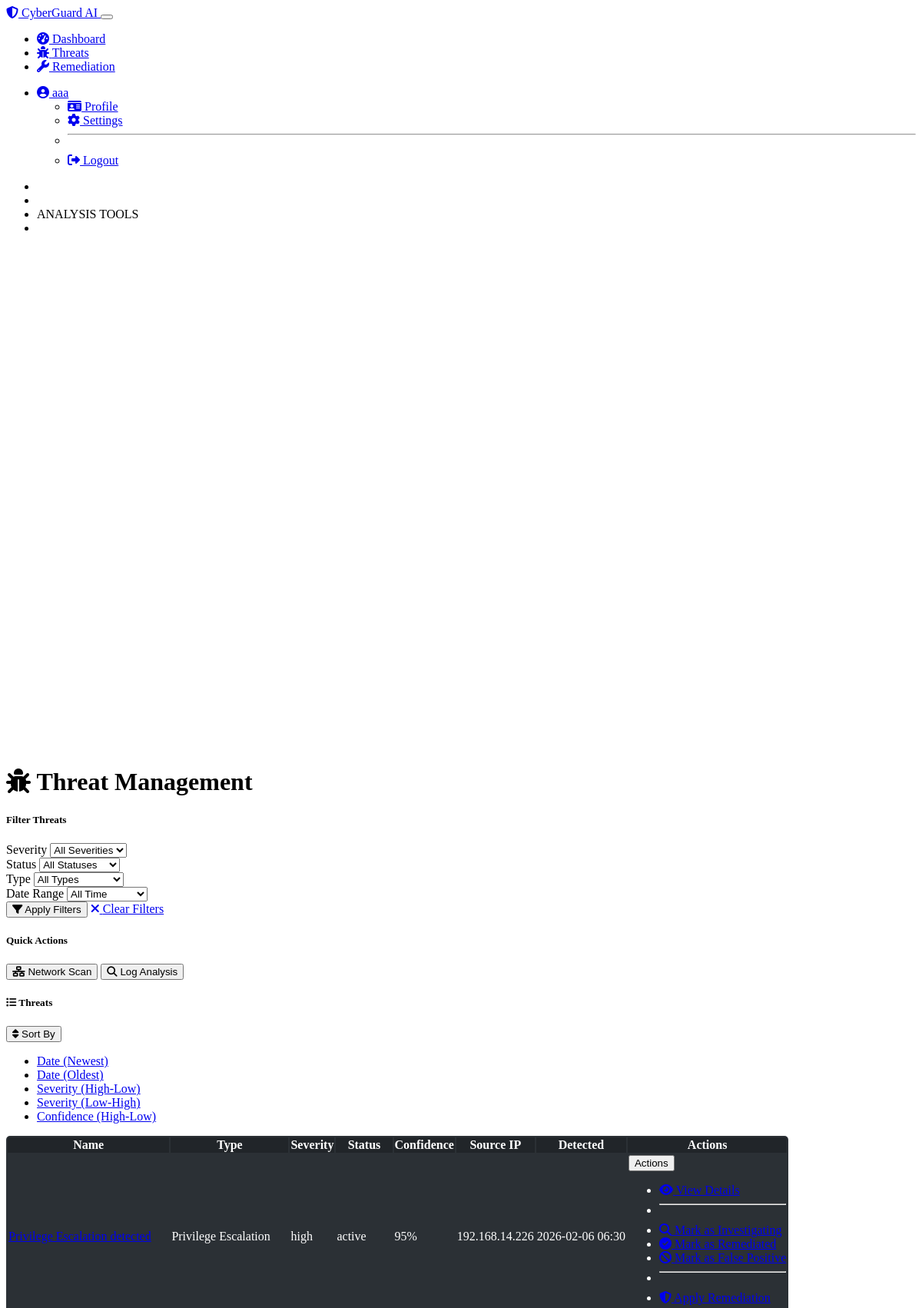
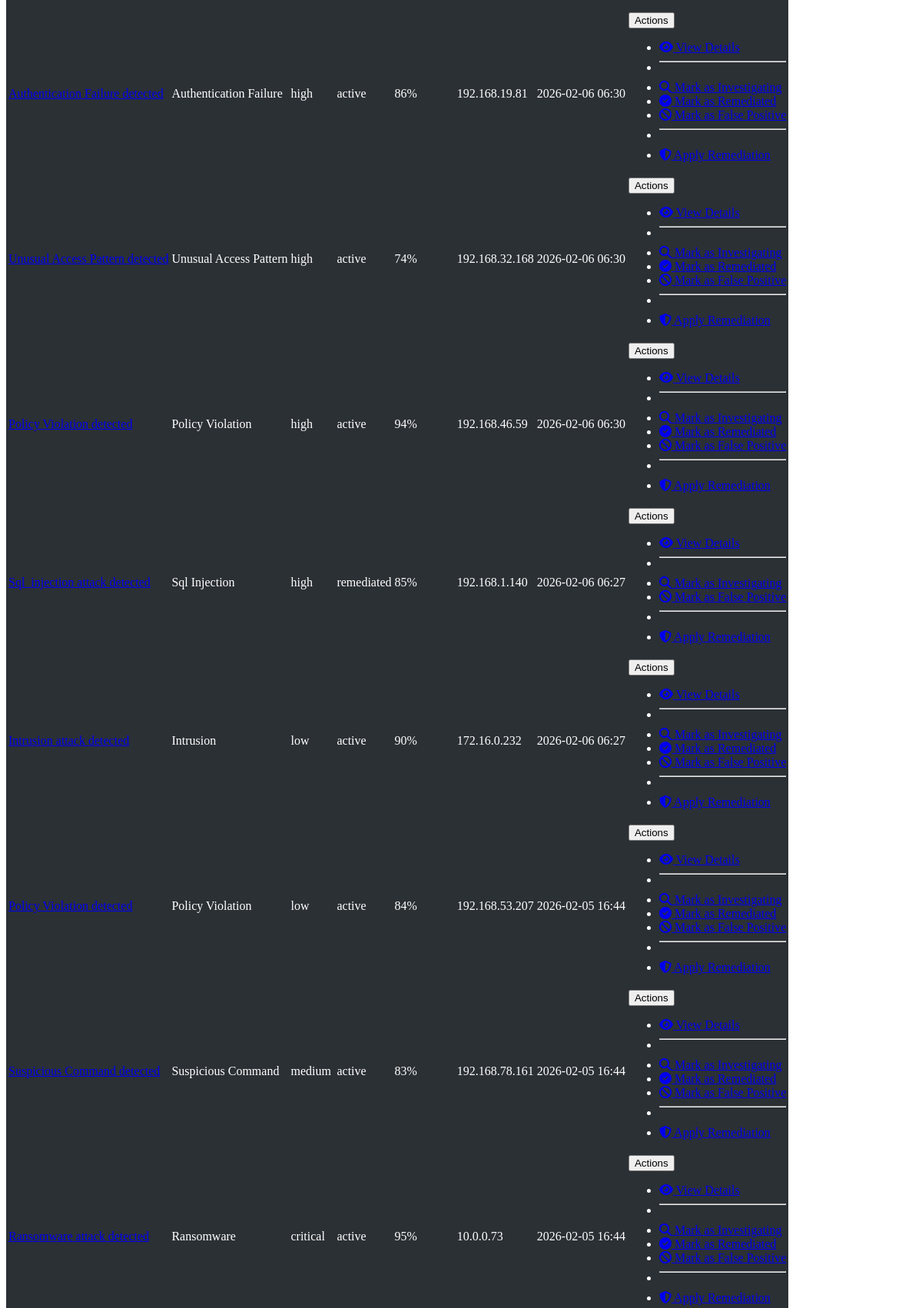
/threats (signed in, upper part), run on the app's committed database (2 pictures, top to bottom).
### models.py (models this page shows, shortened)
class User(UserMixin, db.Model):
    id = db.Column(db.Integer, primary_key=True)
    username = db.Column(db.String(64), unique=True, nullable=False)
    email = db.Column(db.String(120), unique=True, nullable=False)
    password_hash = db.Column(db.String(256), nullable=False)
    first_name = db.Column(db.String(64))
    last_name = db.Column(db.String(64))
    role = db.Column(db.String(20), default='analyst')
    date_registered = db.Column(db.DateTime, default=datetime.utcnow)
    last_login = db.Column(db.DateTime)
    is_active = db.Column(db.Boolean, default=True)
    alerts = db.relationship('Alert', backref='user', lazy='dynamic')
    logs = db.relationship('Log', backref='user', lazy='dynamic')
    remediations = db.relationship('RemediationAction', backref='performed_by', lazy='dynamic')

class Threat(db.Model):
    id = db.Column(db.Integer, primary_key=True)
    name = db.Column(db.String(100), nullable=False)
    description = db.Column(db.Text)
    threat_type = db.Column(db.String(50), nullable=False)
    severity = db.Column(db.String(20), nullable=False)
    confidence = db.Column(db.Float, default=0.0)
    status = db.Column(db.String(20), default='active')
    source_ip = db.Column(db.String(50))
    destination_ip = db.Column(db.String(50))
    port = db.Column(db.Integer)
    protocol = db.Column(db.String(20))
    date_detected = db.Column(db.DateTime, default=datetime.utcnow)
    date_updated = db.Column(db.DateTime, default=datetime.utcnow, onupdate=datetime.utcnow)
    attack_vector = db.Column(db.String(100))
    indicators = db.Column(db.Text)  # JSON serialized indicators
    alerts = db.relationship('Alert', backref='threat', lazy='dynamic')
    remediation_actions = db.relationship('RemediationAction', backref='threat', lazy='dynamic')

### app.py (the view)
@app.route('/threats')
def threats():
    if not current_user.is_authenticated:
        return redirect(url_for('auth.login'))
    page = request.args.get('page', 1, type=int)
    threats = models.Threat.query.order_by(models.Threat.date_detected.desc())\
        .paginate(page=page, per_page=10)
    return render_template('threats.html', threats=threats, title='Threat Management')

### templates/threats.html (shortened to what this page needs)
{% extends "layout.html" %}
{% block content %}
<h1 class="mb-4"><i class="fas fa-bug"></i> Threat Management</h1>
<div class="row mb-4">
    <div class="col-md-8">
        <div class="card bg-dark">
            <div class="card-body">
                <h5 class="card-title mb-3">Filter Threats</h5>
                <form method="GET" class="row g-3">
                    <div class="col-md-3">
                        <label for="severityFilter" class="form-label">Severity</label>
                        <select class="form-select" id="severityFilter" name="severity">
                            <option value="">All Severities</option>
                        </select>
                    </div>
                    <div class="col-md-3">
                        <label for="statusFilter" class="form-label">Status</label>
                        <select class="form-select" id="statusFilter" name="status">
                            <option value="">All Statuses</option>
                        </select>
                    </div>
                    <div class="col-md-3">
                        <label for="typeFilter" class="form-label">Type</label>
                        <select class="form-select" id="typeFilter" name="type">
                            <option value="">All Types</option>
                        </select>
                    </div>
                    <div class="col-md-3">
                        <label for="dateFilter" class="form-label">Date Range</label>
                        <select class="form-select" id="dateFilter" name="date_range">
                            <option value="">All Time</option>
                        </select>
                    </div>
                    <div class="col-12">
                        <button type="submit" class="btn btn-primary">
                            <i class="fas fa-filter"></i> Apply Filters
                        </button>
                        <a href="{{ url_for('threats') }}" class="btn btn-outline-secondary">
                            <i class="fas fa-times"></i> Clear Filters
                        </a>
                    </div>
                </form>
            </div>
        </div>
    </div>
    <div class="col-md-4">
        <div class="card bg-dark h-100">
            <div class="card-body">
                <h5 class="card-title mb-3">Quick Actions</h5>
                <div class="d-grid gap-2">
                    <button class="btn btn-primary" data-bs-toggle="modal" data-bs-target="#networkScanModal">
                        <i class="fas fa-network-wired"></i> Network Scan
                    </button>
                    <button class="btn btn-outline-primary" data-bs-toggle="modal" data-bs-target="#logAnalysisModal">
                        <i class="fas fa-search"></i> Log Analysis
                    </button>
                </div>
            </div>
        </div>
    </div>
</div>
<div class="card bg-dark mb-4">
    <div class="card-header d-flex justify-content-between align-items-center">
        <h5 class="card-title mb-0"><i class="fas fa-list"></i> Threats</h5>
        <div class="btn-group">
            <button type="button" class="btn btn-sm btn-outline-secondary dropdown-toggle" data-bs-toggle="dropdown" aria-expanded="false">
                <i class="fas fa-sort"></i> Sort By
            </button>
            <ul class="dropdown-menu dropdown-menu-end">
                <li><a class="dropdown-item" href="{{ url_for('threats', sort='date', order='desc') }}">Date (Newest)</a></li>
                <li><a class="dropdown-item" href="{{ url_for('threats', sort='date', order='asc') }}">Date (Oldest)</a></li>
                <li><a class="dropdown-item" href="{{ url_for('threats', sort='severity', order='desc') }}">Severity (High-Low)</a></li>
                <li><a class="dropdown-item" href="{{ url_for('threats', sort='severity', order='asc') }}">Severity (Low-High)</a></li>
                <li><a class="dropdown-item" href="{{ url_for('threats', sort='confidence', order='desc') }}">Confidence (High-Low)</a></li>
            </ul>
        </div>
    </div>
    <div class="card-body p-0">
        <div class="table-responsive">
            <table class="table table-dark-themed table-hover table-striped mb-0">
                <thead>
                    <tr>
                        <th>Name</th>
                        <th>Type</th>
                        <th>Severity</th>
                        <th>Status</th>
                        <th>Confidence</th>
                        <th>Source IP</th>
                        <th>Detected</th>
                        <th class="text-end">Actions</th>
                    </tr>
                </thead>
                <tbody>
                    {% for threat in threats.items %}
                    <tr id="threat-{{ threat.id }}" class="threat-row">
                        <td>
                            <a href="{{ url_for('threat.threat_details', threat_id=threat.id) }}" class="text-decoration-none">
                                {{ threat.name }}
                            </a>
                        </td>
                        <td>{{ threat.threat_type|replace('_', ' ')|title }}</td>
                        <td>
                            <span class="badge {{ 'bg-danger' if threat.severity == 'critical' else 'bg-warning text-dark' if threat.severity == 'high' else 'bg-info text-dark' if threat.severity == 'medium' else 'bg-success' }}">
                                {{ threat.severity }}
                            </span>
                        </td>
                        <td>
                            <span class="status-badge badge {{ 'bg-danger' if threat.status == 'active' else 'bg-warning text-dark' if threat.status == 'investigating' else 'bg-success' if threat.status == 'remediated' else 'bg-info text-dark' }}">
                                {{ threat.status }}
                            </span>
                        </td>
                        <td>{{ (threat.confidence * 100)|int }}%</td>
                        <td>{{ threat.source_ip }}</td>
                        <td>{{ threat.date_detected.strftime('%Y-%m-%d %H:%M') }}</td>
                        <td class="text-end">
                            <div class="btn-group">
                                <button type="button" class="btn btn-sm btn-outline-primary dropdown-toggle" data-bs-toggle="dropdown" aria-expanded="false">
                                    Actions
                                </button>
                                <ul class="dropdown-menu dropdown-menu-end">
                                    <li><a class="dropdown-item" href="{{ url_for('threat.threat_details', threat_id=threat.id) }}">
                                        <i class="fas fa-eye"></i> View Details
                                    </a></li>
                                    <li><hr class="dropdown-divider"></li>
                                    {% if threat.status != 'investigating' %}
                                    <li><a class="dropdown-item threat-status-btn" href="#" data-threat-id="{{ threat.id }}" data-status="investigating">
                                        <i class="fas fa-search"></i> Mark as Investigating
                                    </a></li>
                                    {% endif %}
                                    {% if threat.status != 'remediated' %}
                                    <li><a class="dropdown-item threat-status-btn" href="#" data-threat-id="{{ threat.id }}" data-status="remediated">
                                        <i class="fas fa-check-circle"></i> Mark as Remediated
                                    </a></li>
                                    {% endif %}
                                    {% if threat.status != 'false_positive' %}
                                    <li><a class="dropdown-item threat-status-btn" href="#" data-threat-id="{{ threat.id }}" data-status="false_positive">
                                        <i class="fas fa-ban"></i> Mark as False Positive
                                    </a></li>
                                    {% endif %}
                                    <li><hr class="dropdown-divider"></li>
                                    <li><a class="dropdown-item remediation-action-btn" href="#" data-threat-id="{{ threat.id }}" data-action-type="block_ip">
                                        <i class="fas fa-shield-alt"></i> Apply Remediation
                                    </a></li>
                                </ul>
                            </div>
                        </td>
                    </tr>
                    {% else %}
                    <tr>
                        <td colspan="8" class="text-center">No threats found matching the current filters</td>
                    </tr>
                    {% endfor %}
                </tbody>
            </table>
        </div>
    </div>
</div>
{% endblock %}

### templates/layout.html (shortened to what this page needs)
<!DOCTYPE html>
<html lang="en" data-bs-theme="dark">
<head>
    <link rel="stylesheet" href="https://cdn.replit.com/agent/bootstrap-agent-dark-theme.min.css">
    <link rel="stylesheet" href="https://cdnjs.cloudflare.com/ajax/libs/font-awesome/6.3.0/css/all.min.css">
    <link rel="stylesheet" href="{{ url_for('static', filename='css/custom.css') }}">
</head>
<body>
    <nav class="navbar navbar-expand-lg navbar-dark bg-dark">
        <div class="container-fluid">
            <a class="navbar-brand" href="{{ url_for('dashboard') }}">
                <i class="fas fa-shield-alt text-primary"></i>
                <span>CyberGuard AI</span>
            </a>
            <button class="navbar-toggler" type="button" data-bs-toggle="collapse" data-bs-target="#navbarNav" aria-controls="navbarNav" aria-expanded="false" aria-label="Toggle navigation">
            </button>
            <div class="collapse navbar-collapse" id="navbarNav">
                <ul class="navbar-nav me-auto">
                    {% if current_user.is_authenticated %}
                    <li class="nav-item">
                        <a class="nav-link {% if request.path == '/dashboard' %}active{% endif %}" href="{{ url_for('dashboard') }}">
                            <i class="fas fa-tachometer-alt"></i> Dashboard
                        </a>
                    </li>
                    <li class="nav-item">
                        <a class="nav-link {% if request.path == '/threats' %}active{% endif %}" href="{{ url_for('threats') }}">
                            <i class="fas fa-bug"></i> Threats
                        </a>
                    </li>
                    <li class="nav-item">
                        <a class="nav-link {% if request.path == '/remediation' %}active{% endif %}" href="{{ url_for('remediation.remediation_dashboard') }}">
                            <i class="fas fa-wrench"></i> Remediation
                        </a>
                    </li>
                    {% endif %}
                </ul>
                <ul class="navbar-nav">
                    {% if current_user.is_authenticated %}
                    <li class="nav-item dropdown">
                        <a class="nav-link dropdown-toggle" href="#" id="userDropdown" role="button" data-bs-toggle="dropdown" aria-expanded="false">
                            <i class="fas fa-user-circle"></i> {{ current_user.username }}
                        </a>
                        <ul class="dropdown-menu dropdown-menu-end" aria-labelledby="userDropdown">
                            <li><a class="dropdown-item" href="{{ url_for('profile') }}"><i class="fas fa-id-card"></i> Profile</a></li>
                            <li><a class="dropdown-item" href="{{ url_for('settings') }}"><i class="fas fa-cog"></i> Settings</a></li>
                            <li><hr class="dropdown-divider"></li>
                            <li><a class="dropdown-item" href="{{ url_for('auth.logout') }}"><i class="fas fa-sign-out-alt"></i> Logout</a></li>
                        </ul>
                    </li>
                    {% endif %}
                </ul>
            </div>
        </div>
    </nav>
    <div class="container-fluid mt-3">
        <div class="row">
            {% if current_user.is_authenticated and request.path != '/login' and request.path != '/register' %}
            <div class="col-md-2 d-none d-md-block bg-dark sidebar">
                <div class="position-sticky pt-3">
                    <ul class="nav flex-column">
                        <li class="nav-item">
                            <a class="nav-link {% if request.path == '/dashboard' %}active{% endif %}" href="{{ url_for('dashboard') }}">
                                <i class="fas fa-tachometer-alt"></i> Dashboard
                            </a>
                        </li>
                        <li class="nav-item">
                            <a class="nav-link {% if request.path == '/threats' %}active{% endif %}" href="{{ url_for('threats') }}">
                                <i class="fas fa-bug"></i> Threat Management
                            </a>
                        </li>
                        <li class="nav-header mt-3 text-muted ps-3 small">ANALYSIS TOOLS</li>
                        <li class="nav-item">
                            <a class="nav-link" href="#" data-bs-toggle="modal" data-bs-target="#networkScanModal">
                                <i class="fas fa-network-wired"></i> Network Scan
                            </a>
                        </li>
                    </ul>
                </div>
            </div>
            <div class="col-md-10 ms-sm-auto px-md-4">
            {% else %}
            <div class="col-12">
            {% endif %}
                {% block content %}{% endblock %}
            </div>
        </div>
    </div>
</body>
</html>

### data on the page
User: username "aaa"
Threat: name "Privilege Escalation detected", threat_type "Privilege Escalation", severity "high", status "active", (threat.confidence*100)|int "95", source_ip "192.168.14.226", date_detected "2026-02-06 06:30"
Threat: name "Authentication Failure detected", threat_type "Authentication Failure", severity "high", status "active", (threat.confidence*100)|int "86", source_ip "192.168.19.81", date_detected "2026-02-06 06:30"
Threat: name "Unusual Access Pattern detected", threat_type "Unusual Access Pattern", severity "high", status "active", (threat.confidence*100)|int "74", source_ip "192.168.32.168", date_detected "2026-02-06 06:30"
Threat: name "Policy Violation detected", threat_type "Policy Violation", severity "high", status "active", (threat.confidence*100)|int "94", source_ip "192.168.46.59", date_detected "2026-02-06 06:30"
Threat: name "Sql_injection attack detected", threat_type "Sql Injection", severity "high", status "remediated", (threat.confidence*100)|int "85", source_ip "192.168.1.140", date_detected "2026-02-06 06:27"
Threat: name "Intrusion attack detected", threat_type "Intrusion", severity "low", status "active", (threat.confidence*100)|int "90", source_ip "172.16.0.232", date_detected "2026-02-06 06:27"
Threat: name "Policy Violation detected", threat_type "Policy Violation", severity "low", status "active", (threat.confidence*100)|int "84", source_ip "192.168.53.207", date_detected "2026-02-05 16:44"
Threat: name "Suspicious Command detected", threat_type "Suspicious Command", severity "medium", status "active", (threat.confidence*100)|int "83", source_ip "192.168.78.161", date_detected "2026-02-05 16:44"
Threat: name "Ransomware attack detected", threat_type "Ransomware", severity "critical", status "active", (threat.confidence*100)|int "95", source_ip "10.0.0.73", date_detected "2026-02-05 16:44"
